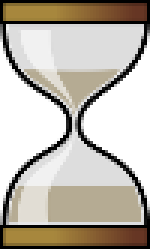
#> input picture hourglass-small.png, 50 x 83 px (shown 3 times larger)
$ python imagedicer.py hourglass-small.png   (Python 2 division)
#> lines starting #> are read from the running program, lines starting #| are printed output that depends on the picture
from PIL import Image
import os
import math
import random
import string
import argparse

# Set the root directory
BASE_DIR = os.path.dirname(os.path.dirname(__file__))
HTML_DIR = os.path.join(BASE_DIR, 'diced_images')


def dice(image_path, out_name, out_ext, outdir, slices):

#> called with image_path = 'hourglass-small.png', out_name = 'hourglass-small', out_ext = '.png', slices = 10
    loaddir = outdir.split('/', 1)[1] # Path from html file to images
    rand_string = ''.join(random.choice(string.ascii_lowercase + string.digits) for _ in range(10))

    img = Image.open(image_path) # Load image
#> img is the input picture: PIL image 50x83 RGBA; mean R, G, B, A 116.7, 110.2, 99.6, 182.9
    imageWidth, imageHeight = img.size # Get image dimensions
#> imageWidth = 50; imageHeight = 83

    hourglass = Image.open('hourglass-small.png')
    leftOffset = hourglass.size[0] / 2
#> leftOffset = 25
    upOffset = hourglass.size[1] / 2
#> upOffset = 41

    placeholder_filename = 'placeholder.png'
    placeholder = Image.new('L', img.size, color=255)
#> placeholder: PIL image 50x83 L; every value is 255
    placeholder.paste(hourglass, (imageWidth/2 - leftOffset, imageHeight/2 - upOffset))
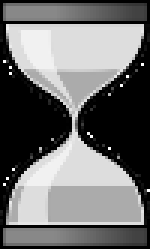
#> placeholder: PIL image 50x83 L (shown 3 times larger); min 0, max 255, mean 110.9
    placeholder_path = os.path.join(outdir, placeholder_filename)
    placeholder.save(placeholder_path)

    # Make sure the integer widths are bigger than the floats to avoid
    # making 1px wide slices at the edges
    sliceWidth = int(math.ceil(float(imageWidth) / slices))
#> sliceWidth = 5
    sliceHeight = int(math.ceil(float(imageHeight) / slices))
#> sliceHeight = 9

    percent = 100.0 / slices

    html_file = open(os.path.join(HTML_DIR, out_name + '.html'), 'w+')
    html_file.write('''
        <style>
            #dicedimage {
                padding: 0; margin: 0; border-width: 0;
                height: 100%%; width: 100%%;
            }
            .dicedimage-row {
                width: %(imageWidth)spx; height: %(sliceHeight)spx;
                padding: 0; margin: 0; border-width: 0;
            }
            .dicedimage img {
                display: inline;
                padding: 0; margin: 0; border-width: 0;
            }
        </style>
        <div id="dicedimage_%(rand_string)s">
        ''' % locals())

    left = 0 # Set the left-most edge
    upper = 0 # Set the top-most edge
    dice_paths = []
    while (upper < imageHeight):

        html_file.write('<div class="dicedimage-row"><!--\n')

        while (left < imageWidth):
            # If the bottom and right of the cropping box overruns the image.
            if (upper + sliceHeight > imageHeight and \
                left + sliceWidth > imageWidth):
                bbox = (left, upper, imageWidth, imageHeight)
            # If the right of the cropping box overruns the image
            elif (left + sliceWidth > imageWidth):
                bbox = (left, upper, imageWidth, upper + sliceHeight)
            # If the bottom of the cropping box overruns the image
            elif (upper + sliceHeight > imageHeight):
                bbox = (left, upper, left + sliceWidth, imageHeight)
            # If the entire cropping box is inside the image,
            # proceed normally.
            else:
                bbox = (left, upper, left + sliceWidth, upper + sliceHeight)
            working_slice = img.crop(bbox) # Crop image based on created bounds
            # Save your new cropped image.
            dice_name = '_'.join(['dice', str(upper), str(left)])
            dice_filename = dice_name + out_ext
            dice_path = os.path.join(outdir, dice_filename)
            working_slice.save(dice_path)
            dice_paths.append(dice_path)

            html_file.write(
                '''
                --><img class="dicedimage-piece"
                data-image-path="%(loaddir)s/%(dice_filename)s"
                data-top=%(upper)s
                data_left=%(left)s
                src="%(loaddir)s/%(placeholder_filename)s"><!--
                ''' % locals()
                )

            left += sliceWidth # Increment the horizontal position
        html_file.write('--></div>\n')
        upper += sliceHeight # Increment the vertical position
        left = 0
#> after the loop, dice_paths = 100 items; upper = 90
    html_file.write('</div>')
    html_file.write('''
        <script>
            var dicedimageDiv = document.getElementById('dicedimage_%(rand_string)s');
            var pieces = document.getElementsByClassName('dicedimage-piece');
            var imageBox = dicedimageDiv.parentNode;

            imageBox.onscroll = function() {
                for (var i = 0; i < pieces.length; i++) {
                    if (pieces[i].hasAttribute('data-image-path') && isVisible(pieces[i])) {
                        pieces[i].src = pieces[i].getAttribute('data-image-path');
                        pieces[i].removeAttribute('data-image-path');
                    }
                }
            }

            imageBox.onscroll();

            function isVisible(elm) {
                var boxWidth = imageBox.innerWidth || screen.availWidth;
                var boxHeight = imageBox.innerHeight || screen.availHeight;

                var top = elm.getAttribute('data-top');
                var left = elm.getAttribute('data_left');
                if (top < boxHeight && left < boxWidth) {
                    return true;
                }
                return false;
            }
        </script>
        ''' % locals())

if __name__ == '__main__':

    parser = argparse.ArgumentParser()
    parser.add_argument("image_file", help="Path to an image file")
    args = parser.parse_args()
    image_path = args.image_file
    try:
        fileName, fileExtension = os.path.splitext(image_path.rsplit('/',1)[1])
    except IndexError:
        fileName, fileExtension = os.path.splitext(image_path)

    diced_images_dir = os.path.join(HTML_DIR, '_'.join([fileName, 'pieces']))
    if not os.path.exists(diced_images_dir):
        os.makedirs(diced_images_dir)

    dice(
        image_path,
        fileName,
        fileExtension,
        diced_images_dir,
        10
        )

    print "Successfully diced %s" % image_path
